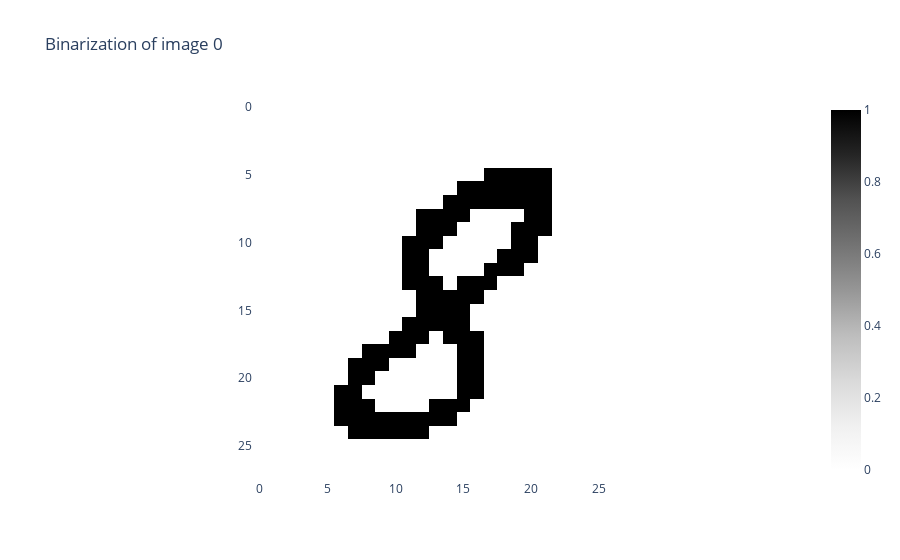

Notebook code cell kept with this figure:
### Markdown cell above
## 2.3 Filtration

이제 이미지 데이터를 성공적으로 불러왔으니, TDA를 시작할 때가 되었습니다.

이미지 데이터를 처리하는 방법은 여러가지가 있습니다만, 여기서는 `Binarizer`를 기반으로한 방법을 위주로 설명합니다.

MNIST 데이터는 보다시피 픽셀마다 0-255까지의 gray-scale 값이 주어져 있습니다.

이는 연필 자국의 농도 혹은 진하기라고 생각할 수 있겠습니다.

그러나 글자를 인식한다는 관점에서는 픽셀이 켜져 있는지, 꺼져 있는지가 중요하지 농도 자체가 어떤지는 그다지 중요하지 않을 것 같습니다.

따라서 우리는 각 숫자에 픽셀이 켜져있음(1) 또는 꺼져있음(0)의 이진 픽셀(binarized-pixel) 정보만 남기도록 변환하여 생각하도록 합니다.

`giotto-tda`에는 이런 과정을 `Binarizer` 변환기로 구현해두었습니다.

주목할 점은, 이 변환기를 사용하는 방법이 사이킷런과 동일하다는 점입니다.

### Code cell
## giotto-tda 에는 쉽게 Binarize 할 수 있는 모듈이 구비되어 있다.

from gtda.images import Binarizer

# Pick out index of first 8 image
im8_idx = np.flatnonzero(y_train == 8)[3]
# Reshape to (n_samples, n_pixels_x, n_pixels_y) format
im8 = X_train[im8_idx][None, :, :]

binarizer = Binarizer(threshold=0.4)        # 농도가 40% 이상인 픽셀들은 켜져있다고 봄
im8_binarized = binarizer.fit_transform(im8)    # 사이킷런과 동일한 방식으로, 정의된 변환기에 fit_transform 을 입력하면 변환이 수행된다.

binarizer.plot(im8_binarized)

### Figure 1 — Plotly figure (JSON) as saved in the notebook; plotly's stock layout.template omitted (floating-point values rounded to 4 significant figures; data arrays with more than 128 entries replaced by an {"elided": "..."} marker saying what was removed)
{"data": [{"colorscale": [[0, "rgb(255,255,255)"], [0.125, "rgb(240,240,240)"], [0.25, "rgb(217,217,217)"], [0.375, "rgb(189,189,189)"], [0.5, "rgb(150,150,150)"], [0.625, "rgb(115,115,115)"], [0.75, "rgb(82,82,82)"], [0.875, "rgb(37,37,37)"], [1, "rgb(0,0,0)"]], "type": "heatmap", "z": {"elided": "28x28 int values"}}], "layout": {"plot_bgcolor": "white", "title": {"text": "Binarization of image 0"}, "xaxis": {"constrain": "domain", "scaleanchor": "y"}, "yaxis": {"autorange": "reversed", "constrain": "domain"}}}
